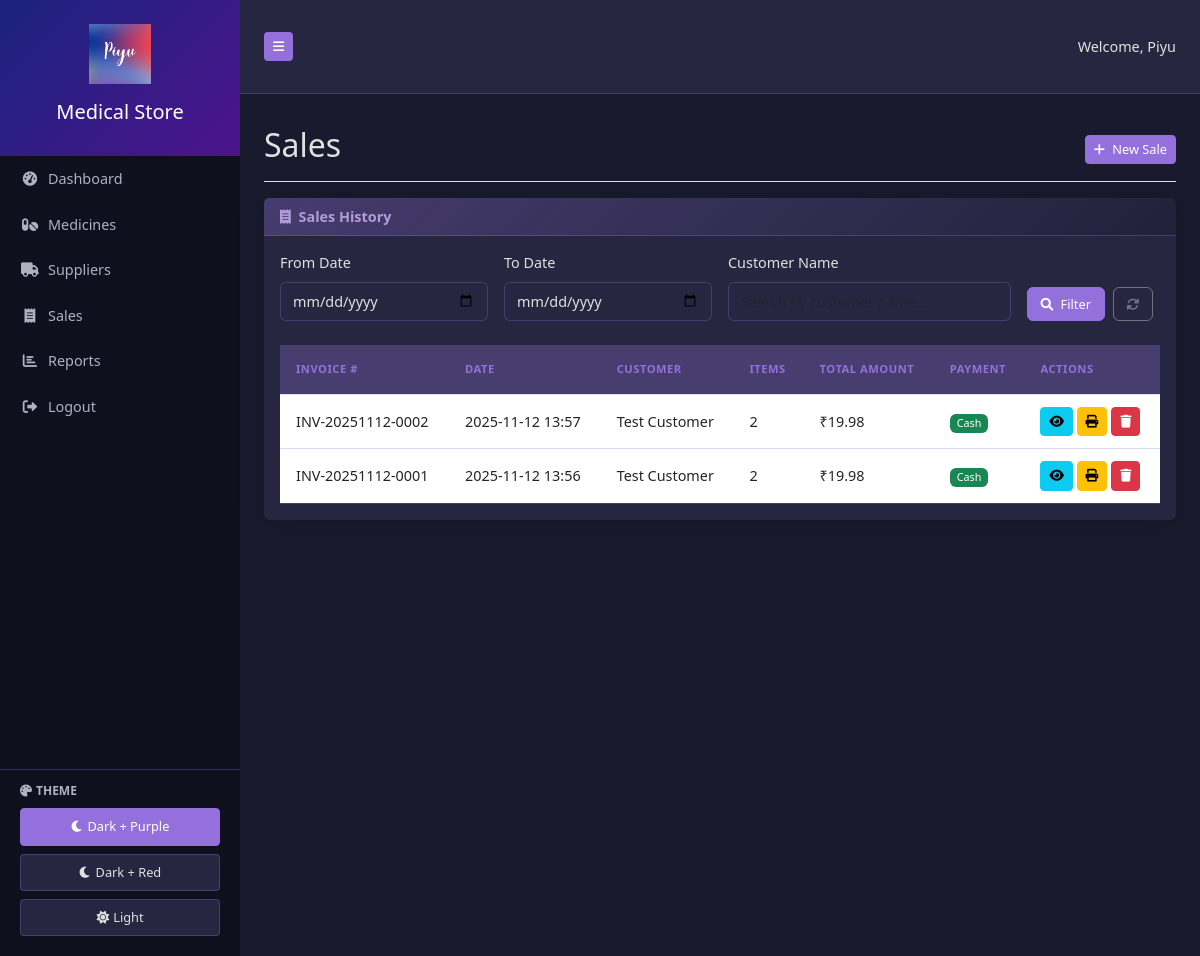
The app's page /sales (signed in) with its own data.
### app.py (models this page shows)
class User(UserMixin, db.Model):
    id = db.Column(db.Integer, primary_key=True)
    username = db.Column(db.String(80), unique=True, nullable=False)
    password_hash = db.Column(db.String(120), nullable=False)
    is_admin = db.Column(db.Boolean, default=False)

class Sale(db.Model):
    id = db.Column(db.Integer, primary_key=True)
    invoice_number = db.Column(db.String(50), unique=True, nullable=False)
    customer_name = db.Column(db.String(100), nullable=False)
    customer_contact = db.Column(db.String(20))
    total_amount = db.Column(db.Float, nullable=False)
    discount = db.Column(db.Float, default=0.0)
    tax_amount = db.Column(db.Float, default=0.0)
    payment_method = db.Column(db.String(20), default='Cash')
    sale_date = db.Column(db.DateTime, default=datetime.utcnow)
    items = db.relationship('SaleItem', backref='sale_ref', lazy=True, cascade='all, delete-orphan')

### app.py (the view)
@app.route('/sales')
@login_required
def sales():
    page = request.args.get('page', 1, type=int)
    per_page = 10
    start_date = request.args.get('start_date')
    end_date = request.args.get('end_date')
    customer = request.args.get('customer', '')
    query = Sale.query
    if start_date:
        start_date = datetime.strptime(start_date, '%Y-%m-%d')
        query = query.filter(Sale.sale_date >= start_date)
    if end_date:
        end_date = datetime.strptime(end_date, '%Y-%m-%d') + timedelta(days=1)  # Include the entire end date
        query = query.filter(Sale.sale_date <= end_date)
    if customer:
        query = query.filter(Sale.customer_name.ilike(f'%{customer}%'))
    sales_pagination = query.order_by(Sale.sale_date.desc()).paginate(page=page, per_page=per_page, error_out=False)
    return render_template('sales.html',
                         sales=sales_pagination,
                         start_date=start_date.strftime('%Y-%m-%d') if start_date else '',
                         end_date=end_date.strftime('%Y-%m-%d') if end_date else '',
                         customer=customer)

### app.py (called while the page is built)
@login_manager.user_loader
def load_user(user_id):
    return User.query.get(int(user_id))

### templates/sales.html (shortened to what this page needs)
{% extends "base.html" %}
{% block content %}
<div class="d-flex justify-content-between flex-wrap flex-md-nowrap align-items-center pt-3 pb-2 mb-3 border-bottom">
    <h1 class="h2">Sales</h1>
    <div class="btn-toolbar mb-2 mb-md-0">
        <a href="{{ url_for('new_sale') }}" class="btn btn-sm btn-primary">
            <i class="fas fa-plus me-1"></i> New Sale
        </a>
    </div>
</div>
<div class="card mb-4">
    <div class="card-header">
        <i class="fas fa-receipt me-1"></i>
        Sales History
    </div>
    <div class="card-body">
        <form method="GET" action="{{ url_for('sales') }}" class="mb-4">
            <div class="row g-3">
                <div class="col-md-3">
                    <label for="start_date" class="form-label">From Date</label>
                    <input type="date" class="form-control" id="start_date" name="start_date" value="{{ start_date }}">
                </div>
                <div class="col-md-3">
                    <label for="end_date" class="form-label">To Date</label>
                    <input type="date" class="form-control" id="end_date" name="end_date" value="{{ end_date }}">
                </div>
                <div class="col-md-4">
                    <label for="customer" class="form-label">Customer Name</label>
                    <input type="text" class="form-control" id="customer" name="customer" value="{{ customer }}"
                           placeholder="Search by customer name...">
                </div>
                <div class="col-md-2 d-flex align-items-end">
                    <button type="submit" class="btn btn-primary me-2">
                        <i class="fas fa-search me-1"></i> Filter
                    </button>
                    <a href="{{ url_for('sales') }}" class="btn btn-outline-secondary">
                        <i class="fas fa-sync-alt"></i>
                    </a>
                </div>
            </div>
        </form>
        <div class="table-responsive">
            <table class="table table-hover" id="salesTable">
                <thead>
                    <tr>
                        <th>Invoice #</th>
                        <th>Date</th>
                        <th>Customer</th>
                        <th>Items</th>
                        <th>Total Amount</th>
                        <th>Payment</th>
                        <th>Actions</th>
                    </tr>
                </thead>
                <tbody>
                    {% for sale in sales.items %}
                    <tr>
                        <td>{{ sale.invoice_number }}</td>
                        <td>{{ sale.sale_date.strftime('%Y-%m-%d %H:%M') }}</td>
                        <td>{{ sale.customer_name }}</td>
                        <td>{{ sale.items|sum(attribute='quantity') }}</td>
                        <td>₹{{ "%.2f"|format(sale.total_amount) }}</td>
                        <td>
                            <span class="badge {% if sale.payment_method == 'Cash' %}bg-success{% else %}bg-info{% endif %}">
                                {{ sale.payment_method }}
                            </span>
                        </td>
                        <td>
                            <a href="{{ url_for('view_sale', id=sale.id) }}" class="btn btn-sm btn-info" title="View">
                                <i class="fas fa-eye"></i>
                            </a>
                            <a href="#" class="btn btn-sm btn-warning" title="Print">
                                <i class="fas fa-print"></i>
                            </a>
                            <a href="#" class="btn btn-sm btn-danger" title="Delete"
                               onclick="return confirm('Are you sure you want to delete this sale? This action cannot be undone.')">
                                <i class="fas fa-trash"></i>
                            </a>
                        </td>
                    </tr>
                    {% else %}
                    <tr>
                        <td colspan="7" class="text-center">No sales records found.</td>
                    </tr>
                    {% endfor %}
                </tbody>
            </table>
        </div>
    </div>
</div>
{% endblock %}

### templates/base.html (shortened to what this page needs)
<!DOCTYPE html>
<html lang="en">
<head>
    <link href="https://cdn.jsdelivr.net/npm/bootstrap@5.3.0/dist/css/bootstrap.min.css" rel="stylesheet">
    <link rel="stylesheet" href="https://cdnjs.cloudflare.com/ajax/libs/font-awesome/6.0.0/css/all.min.css">
    <link rel="stylesheet" href="{{ url_for('static', filename='css/style.css') }}">
</head>
<body>
    <div class="d-flex" id="wrapper">
        <div class="bg-dark text-white" id="sidebar-wrapper">
            <div class="sidebar-heading text-center py-4">
                <img src="{{ url_for('static', filename='logo.png') }}" alt="Logo" class="img-fluid mb-2" style="max-height: 60px;">
                <h5 class="mt-2">Medical Store</h5>
            </div>
            <div class="list-group list-group-flush d-flex flex-column" style="min-height: 100vh;">
                <a href="{{ url_for('dashboard') }}" class="list-group-item list-group-item-action">
                    <i class="fas fa-tachometer-alt me-2"></i>Dashboard
                </a>
                <a href="{{ url_for('medicines') }}" class="list-group-item list-group-item-action">
                    <i class="fas fa-pills me-2"></i>Medicines
                </a>
                <a href="{{ url_for('suppliers') }}" class="list-group-item list-group-item-action">
                    <i class="fas fa-truck me-2"></i>Suppliers
                </a>
                <a href="{{ url_for('sales') }}" class="list-group-item list-group-item-action">
                    <i class="fas fa-receipt me-2"></i>Sales
                </a>
                <a href="{{ url_for('reports') }}" class="list-group-item list-group-item-action">
                    <i class="fas fa-chart-bar me-2"></i>Reports
                </a>
                {% if current_user.is_authenticated %}
                    <a href="{{ url_for('logout') }}" class="list-group-item list-group-item-action">
                        <i class="fas fa-sign-out-alt me-2"></i>Logout
                    </a>
                {% endif %}
                <div class="theme-switcher mt-auto">
                    <div class="theme-label">
                        <i class="fas fa-palette me-1"></i>Theme
                    </div>
                    <button class="theme-btn active" onclick="setTheme('dark-purple')">
                        <i class="fas fa-moon me-1"></i>Dark + Purple
                    </button>
                    <button class="theme-btn" onclick="setTheme('dark-red')">
                        <i class="fas fa-moon me-1"></i>Dark + Red
                    </button>
                    <button class="theme-btn" onclick="setTheme('light')">
                        <i class="fas fa-sun me-1"></i>Light
                    </button>
                </div>
            </div>
        </div>
        <div id="page-content-wrapper">
            <nav class="navbar navbar-expand-lg border-bottom" style="background-color: var(--bg-secondary); border-color: var(--border) !important;">
                <div class="container-fluid">
                    <button class="btn btn-sm" id="menu-toggle" style="background-color: var(--accent); color: white;">
                        <i class="fas fa-bars"></i>
                    </button>
                    <div class="ms-auto">
                        <span class="navbar-text" style="color: var(--text-primary);">
                            {% if current_user.is_authenticated %}
                                Welcome, {{ current_user.username }}
                            {% endif %}
                        </span>
                    </div>
                </div>
            </nav>
            <div class="container-fluid px-4 py-3">
                {% block content %}{% endblock %}
            </div>
        </div>
    </div>
</body>
</html>

### static/css/style.css (style rules this page uses)
:root { --light-bg-primary: #f8f9fa; --light-bg-secondary: #ffffff; --light-text-primary: #212529; --light-text-secondary: #6c757d; --light-border: #dee2e6; --light-header-bg: #f8f9fc; --light-accent: #007bff; --dark-purple-bg-primary: #1a1a2e; --dark-purple-bg-secondary: #262641; --dark-purple-text-primary: #e0e0e0; --dark-purple-text-secondary: #b0b0c0; --dark-purple-sidebar-bg: #0f0f1e; --dark-purple-sidebar-header: linear-gradient(135deg, #1a237e 0%, #4d148c 100%); --dark-purple-accent: #9370db; --dark-purple-accent-light: #b19cd9; --dark-purple-accent-hover: rgba(147, 112, 219, 0.3); --dark-purple-border: rgba(147, 112, 219, 0.3); --dark-red-bg-primary: #1a1515; --dark-red-bg-secondary: #2a2025; --dark-red-text-primary: #e8e8e8; --dark-red-text-secondary: #c0c0c0; --dark-red-sidebar-bg: #0f0a0a; --dark-red-sidebar-header: linear-gradient(135deg, #5a1a1a 0%, #8b2323 100%); --dark-red-accent: #d64545; --dark-red-accent-light: #e8a0a0; --dark-red-accent-hover: rgba(214, 69, 69, 0.3); --dark-red-border: rgba(214, 69, 69, 0.3); --bg-primary: var(--dark-purple-bg-primary); --bg-secondary: var(--dark-purple-bg-secondary); --text-primary: var(--dark-purple-text-primary); --text-secondary: var(--dark-purple-text-secondary); --sidebar-bg: var(--dark-purple-sidebar-bg); --sidebar-header: var(--dark-purple-sidebar-header); --accent: var(--dark-purple-accent); --accent-light: var(--dark-purple-accent-light); --accent-hover: var(--dark-purple-accent-hover); --border: var(--dark-purple-border); }
* { transition: background-color 0.3s ease, color 0.3s ease, border-color 0.3s ease; }
body { font-size: 0.9rem; background-color: var(--bg-primary); color: var(--text-primary); }
#sidebar-wrapper { min-height: 100vh; margin-left: -15rem; transition: margin 0.25s ease-out; width: 15rem; background-color: var(--sidebar-bg); }
#sidebar-wrapper .sidebar-heading { padding: 0.875rem 1.25rem; font-size: 1.2rem; background: var(--sidebar-header); color: #fff; }
#sidebar-wrapper .list-group { width: 15rem; background-color: var(--sidebar-bg); }
#page-content-wrapper { min-width: 100vw; background-color: var(--bg-primary); }
.list-group-item { border: none; padding: 0.75rem 1.25rem; font-weight: 500; background-color: var(--sidebar-bg); color: var(--text-secondary); }
.list-group-item i { width: 20px; margin-right: 10px; text-align: center; }
.card { border: none; box-shadow: 0 0.15rem 1.75rem 0 rgba(0, 0, 0, 0.15) !important; margin-bottom: 1.5rem; background-color: var(--bg-secondary); color: var(--text-primary); }
.card-header { background: linear-gradient(135deg, var(--accent-hover) 0%, rgba(0, 0, 0, 0.1) 100%); border-bottom: 1px solid var(--border); font-weight: 600; color: var(--accent-light); }
.table { margin-bottom: 0; color: var(--text-primary); }
.table th { border-top: none; font-weight: 600; text-transform: uppercase; font-size: 0.7rem; letter-spacing: 0.5px; color: var(--accent); padding: 1rem; background-color: var(--accent-hover); }
.table td { vertical-align: middle; padding: 0.75rem 1rem; border-bottom-color: var(--border); }
.btn { font-size: 0.8rem; font-weight: 500; padding: 0.4rem 0.8rem; }
.btn-sm { padding: 0.25rem 0.5rem; }
.btn-primary { background-color: var(--accent); border-color: var(--accent); }
.form-control, .form-select { padding: 0.5rem 0.75rem; font-size: 0.9rem; background-color: var(--bg-secondary); border-color: var(--border); color: var(--text-primary); }
.form-label { color: var(--text-primary); }
@media (min-width: 768px) { #sidebar-wrapper { margin-left: 0; } }
@media (min-width: 768px) { #page-content-wrapper { min-width: 0; width: 100%; } }
@media (min-width: 768px) { .container-fluid { padding: 1.5rem; } }
.badge { font-weight: 500; padding: 0.35em 0.65em; }
.theme-switcher { padding: 0.75rem 1.25rem; border-top: 1px solid var(--border); margin-top: auto; }
.theme-label { display: block; font-size: 0.75rem; font-weight: 600; color: var(--text-secondary); margin-bottom: 0.5rem; text-transform: uppercase; }
.theme-btn { display: block; width: 100%; padding: 0.5rem; margin-bottom: 0.5rem; border: 1px solid var(--border); background-color: var(--bg-secondary); color: var(--text-primary); border-radius: 4px; cursor: pointer; font-size: 0.8rem; font-weight: 500; }
.theme-btn.active { background-color: var(--accent); color: #fff; border-color: var(--accent); }

### records on screen
User: username "Piyu"
Sale: invoice_number "INV-20251112-0002", sale_date "2025-11-12 13:57", customer_name "Test Customer", items|sum "2", total_amount "19.98", payment_method "Cash"
Sale: invoice_number "INV-20251112-0001", sale_date "2025-11-12 13:56", customer_name "Test Customer", items|sum "2", total_amount "19.98", payment_method "Cash"
